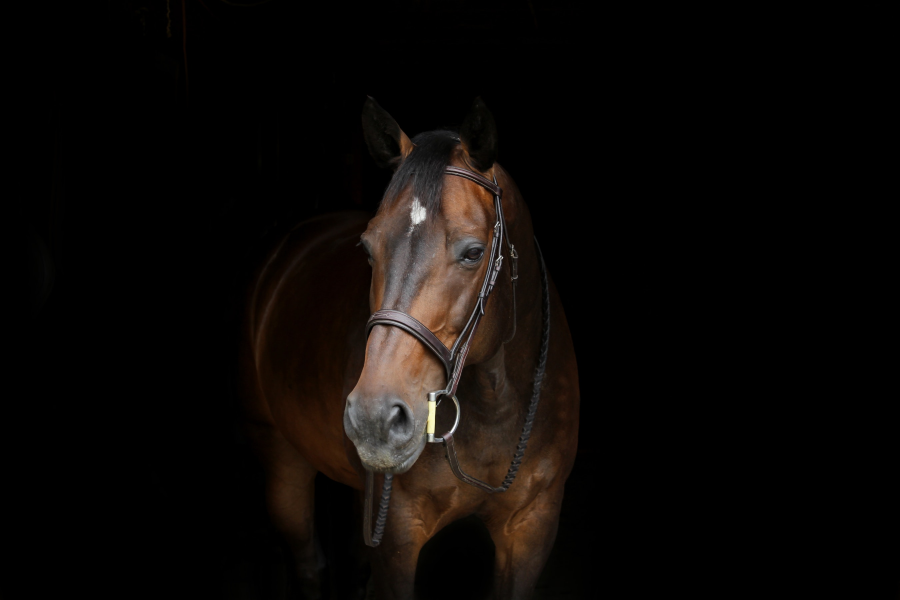
#> input picture DATA/horse.jpg, 2700 x 1800 px (shown at 1/3 size)
$ jupyter execute --allow-errors 30_Histograms.ipynb
#> lines starting #> are read from the running program, lines starting #| are printed output that depends on the picture
[cell 1]
import cv2
import numpy as np
import matplotlib.pyplot as plt

[cell 2]
dark_horse=cv2.imread('../DATA/horse.jpg') # original BGR opencv
#> dark_horse is the input picture: shape (1800, 2700, 3); mean B, G, R 6.9, 8.9, 12
show_horse=cv2.cvtColor(dark_horse,cv2.COLOR_BGR2RGB)

rainbow=cv2.imread('../DATA/rainbow.jpg')
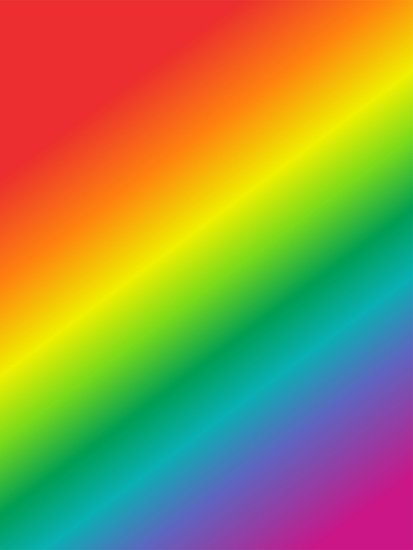
#> input picture DATA/rainbow.jpg, 413 x 550 px
#> rainbow is the input picture: shape (550, 413, 3); mean B, G, R 72.8, 142.3, 152.3
show_rainbow=cv2.cvtColor(rainbow,cv2.COLOR_BGR2RGB)

blue_bricks=cv2.imread('../DATA/bricks.jpg')
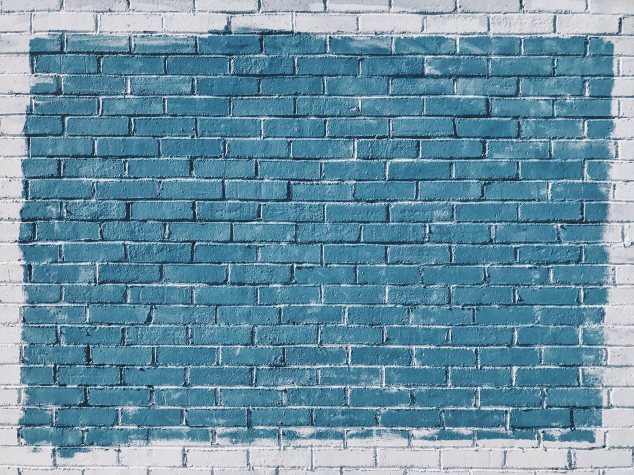
#> input picture DATA/bricks.jpg, 1267 x 950 px (shown at 1/2 size)
#> blue_bricks is the input picture: shape (950, 1267, 3); mean B, G, R 163.5, 144, 104.9
show_bricks=cv2.cvtColor(blue_bricks,cv2.COLOR_BGR2RGB)

[cell 3]
plt.imshow(show_horse)

[cell 4]
plt.imshow(show_rainbow)

### Histogram za blue_bricks, na tej sliki je veliko modre barve

[cell 5]
plt.imshow(show_bricks)

#> (a cell that did not finish here is left out)

#> (a cell that did not finish here is left out)

### Histogram za konja, kjer rjavi barvi doda največ rdeč spekter
channels=[0] je modra barva, ki pa je skoraj ni, zato bo imel histogram največjo vrednost okoli 0

[cell 8]
hist_values=cv2.calcHist([dark_horse],channels=[0],mask=None, histSize=[256], ranges=[0,255])
#> hist_values = 256 values, max 3726045 at index 0, min 0 at index 255, mean 18984.3

[cell 9]
plt.plot(hist_values)
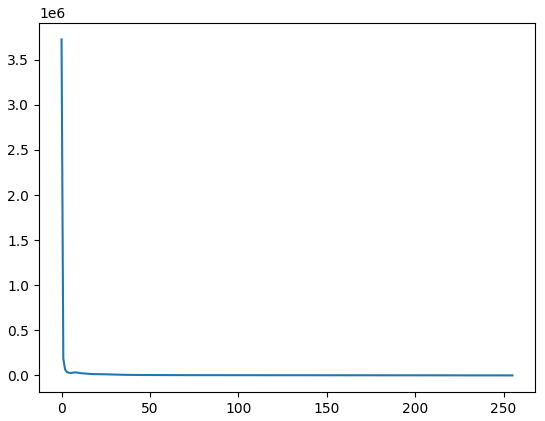
#> figure drawn by matplotlib, 1 panel; curve peaks at x = 0, y = 3726045

### Histogram za vse 3 barve

[cell 10]
img=blue_bricks
plt.imshow(show_bricks)

[cell 11]
color = ('b','g','r')

for i, col in enumerate(color):
    histr=cv2.calcHist([img],[i],None,[256],[0,256])
    plt.plot(histr,color=col)
    plt.xlim([0,256])

plt.title('Histogram for Blue Bricks')
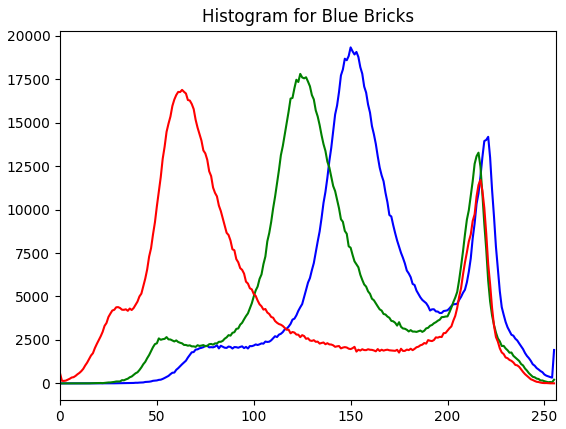
#> figure drawn by matplotlib, 1 panel; curve peaks at x = 150, y = 19329; curve peaks at x = 124, y = 17804; curve peaks at x = 63, y = 16885

### Histogram za vse 3 barve -slika konja

[cell 12]
img=dark_horse
plt.imshow(show_horse)

[cell 13]
color = ('b','g','r')

for i, col in enumerate(color):
    histr=cv2.calcHist([img],[i],None,[256],[0,256])
    plt.plot(histr,color=col)
    # pozumiraj x saj je večino barve med nič in petdeset-bolj malo barve
    plt.xlim([0,20])
    plt.ylim([0,300000])

plt.title('Histogram for Dark Horse')
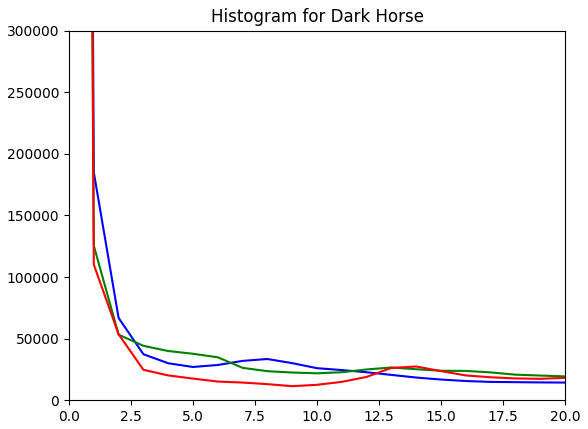
#> figure drawn by matplotlib, 1 panel; curve peaks at x = 0, y = 3726045; curve peaks at x = 0, y = 3605157; curve peaks at x = 0, y = 3582424

[cell 14]
dark_horse.shape
#> Out = (1800, 2700, 3)
